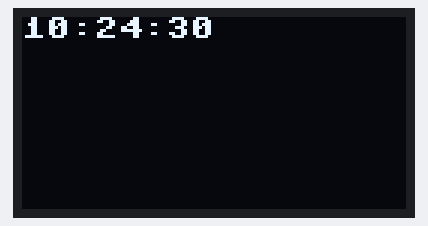
Simulated run of this program. Board: Raspberry Pi Pico running MicroPython. Parts: 128×64 one-colour display. The clock reads 2024-03-15 10:24:30 at power-on unless the program sets it; library files of the repository ran but are not shown: ssd1306.py.

Above: at 0.1 s.
At 4.2 s:
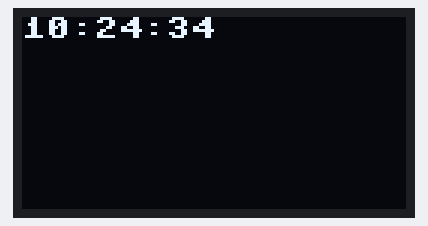
At 11.4 s:
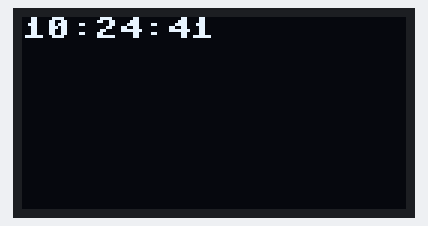
At 19.6 s:
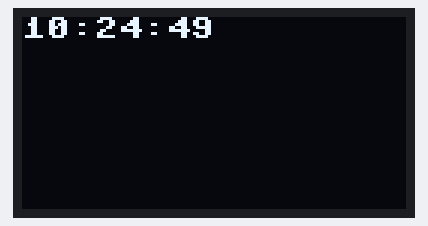
At 28.8 s:
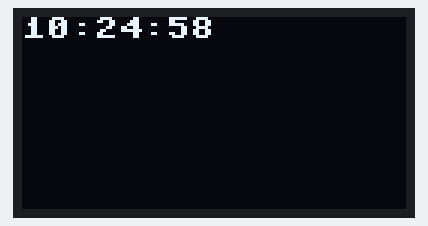
At 39.0 s:
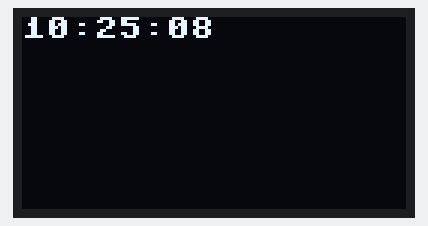

Measured:
- what the display in image 1 shows lasts 1.0 s, from 4.2 s to 5.2 s

The program:

ssd1306_clock-128x64.py
```python
from machine import Pin, I2C
import ssd1306
import utime

# Initialize I2C
i2c = I2C(0, scl=Pin(21), sda=Pin(20))

# Initialize OLED display
oled_width = 128
oled_height = 64
oled = ssd1306.SSD1306_I2C(oled_width, oled_height, i2c)

while True:
    # Clear the display
    oled.fill(0)

    # Get the current time
    current_time = utime.localtime()
    hours = current_time[3]
    minutes = current_time[4]
    seconds = current_time[5]

    # Format the time string
    time_string = "{:02}:{:02}:{:02}".format(hours, minutes, seconds)

    # Display the time
    oled.text(time_string, 0, 0)

    # Update the display
    oled.show()

    # Wait for a second
    utime.sleep(1)
```
